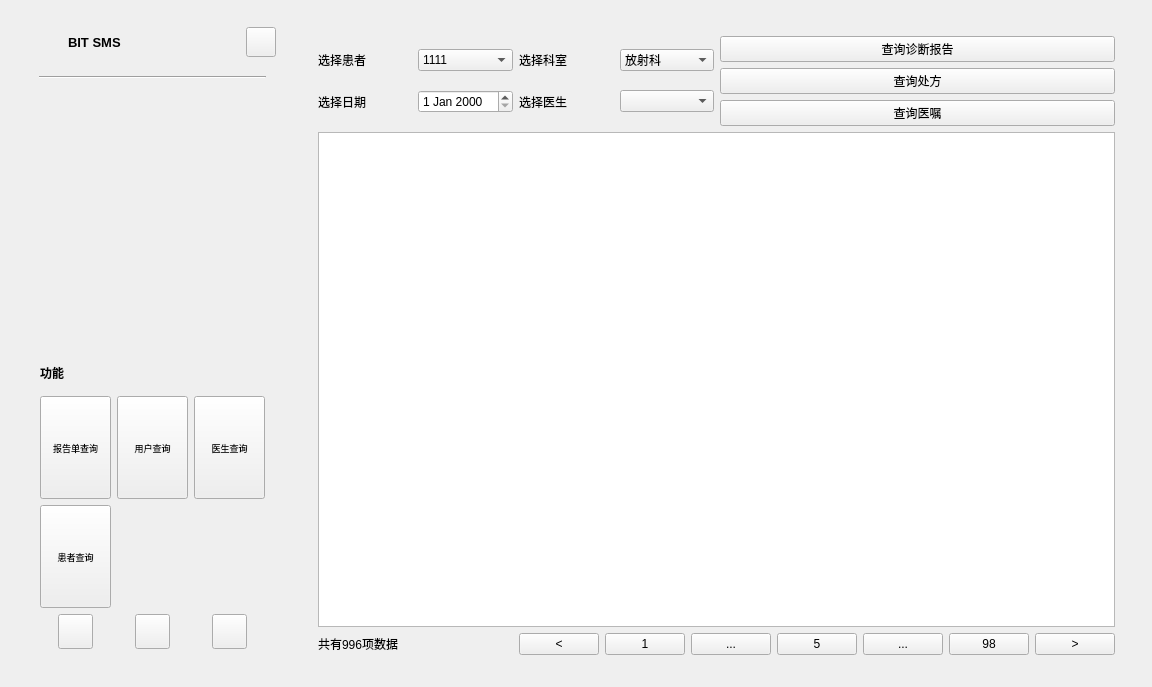
<?xml version="1.0" encoding="UTF-8"?>
<ui version="4.0">
 <class>Widget</class>
 <widget class="QWidget" name="Widget">
  <property name="geometry">
   <rect>
    <x>0</x>
    <y>0</y>
    <width>1152</width>
    <height>687</height>
   </rect>
  </property>
  <property name="sizePolicy">
   <sizepolicy hsizetype="Preferred" vsizetype="Preferred">
    <horstretch>0</horstretch>
    <verstretch>0</verstretch>
   </sizepolicy>
  </property>
  <property name="minimumSize">
   <size>
    <width>1133</width>
    <height>687</height>
   </size>
  </property>
  <property name="maximumSize">
   <size>
    <width>16777215</width>
    <height>16777215</height>
   </size>
  </property>
  <property name="windowTitle">
   <string>Widget</string>
  </property>
  <layout class="QGridLayout" name="gridLayout_2">
   <item row="0" column="0">
    <widget class="QWidget" name="w_bg" native="true">
     <layout class="QHBoxLayout" name="lay_bg" stretch="1,3">
      <property name="spacing">
       <number>6</number>
      </property>
      <property name="leftMargin">
       <number>4</number>
      </property>
      <property name="topMargin">
       <number>4</number>
      </property>
      <property name="rightMargin">
       <number>4</number>
      </property>
      <property name="bottomMargin">
       <number>4</number>
      </property>
      <item>
       <widget class="QWidget" name="w_menu" native="true">
        <property name="minimumSize">
         <size>
          <width>275</width>
          <height>0</height>
         </size>
        </property>
        <property name="maximumSize">
         <size>
          <width>16777215</width>
          <height>16777215</height>
         </size>
        </property>
        <layout class="QVBoxLayout" name="verticalLayout_2" stretch="1,1">
         <property name="spacing">
          <number>0</number>
         </property>
         <property name="leftMargin">
          <number>14</number>
         </property>
         <property name="topMargin">
          <number>12</number>
         </property>
         <property name="rightMargin">
          <number>14</number>
         </property>
         <property name="bottomMargin">
          <number>12</number>
         </property>
         <item>
          <widget class="QWidget" name="widget_2" native="true">
           <layout class="QVBoxLayout" name="verticalLayout_4" stretch="1,1,1">
            <property name="spacing">
             <number>8</number>
            </property>
            <property name="leftMargin">
             <number>0</number>
            </property>
            <property name="topMargin">
             <number>0</number>
            </property>
            <property name="rightMargin">
             <number>0</number>
            </property>
            <property name="bottomMargin">
             <number>0</number>
            </property>
            <item>
             <layout class="QHBoxLayout" name="horizontalLayout">
              <property name="spacing">
               <number>9</number>
              </property>
              <item>
               <widget class="QLabel" name="lab_logo">
                <property name="minimumSize">
                 <size>
                  <width>30</width>
                  <height>30</height>
                 </size>
                </property>
                <property name="maximumSize">
                 <size>
                  <width>30</width>
                  <height>30</height>
                 </size>
                </property>
                <property name="text">
                 <string/>
                </property>
                <property name="scaledContents">
                 <bool>false</bool>
                </property>
               </widget>
              </item>
              <item>
               <widget class="QLabel" name="label">
                <property name="font">
                 <font>
                  <pointsize>10</pointsize>
                  <weight>75</weight>
                  <bold>true</bold>
                 </font>
                </property>
                <property name="text">
                 <string>BIT SMS</string>
                </property>
               </widget>
              </item>
              <item>
               <spacer name="horizontalSpacer">
                <property name="orientation">
                 <enum>Qt::Horizontal</enum>
                </property>
                <property name="sizeHint" stdset="0">
                 <size>
                  <width>40</width>
                  <height>20</height>
                 </size>
                </property>
               </spacer>
              </item>
              <item>
               <widget class="QPushButton" name="btn_mine">
                <property name="minimumSize">
                 <size>
                  <width>30</width>
                  <height>30</height>
                 </size>
                </property>
                <property name="maximumSize">
                 <size>
                  <width>30</width>
                  <height>30</height>
                 </size>
                </property>
                <property name="cursor">
                 <cursorShape>PointingHandCursor</cursorShape>
                </property>
                <property name="text">
                 <string/>
                </property>
                <property name="icon">
                 <iconset resource="qss.qrc">
                  <normaloff>:/icons/chart.png</normaloff>:/icons/chart.png</iconset>
                </property>
                <property name="iconSize">
                 <size>
                  <width>20</width>
                  <height>20</height>
                 </size>
                </property>
               </widget>
              </item>
             </layout>
            </item>
            <item>
             <widget class="QWidget" name="widget_3" native="true">
              <layout class="QVBoxLayout" name="verticalLayout_6">
               <property name="leftMargin">
                <number>10</number>
               </property>
               <property name="rightMargin">
                <number>10</number>
               </property>
               <item>
                <widget class="Line" name="line">
                 <property name="font">
                  <font>
                   <pointsize>9</pointsize>
                   <weight>50</weight>
                   <bold>false</bold>
                  </font>
                 </property>
                 <property name="styleSheet">
                  <string notr="true"/>
                 </property>
                 <property name="orientation">
                  <enum>Qt::Horizontal</enum>
                 </property>
                </widget>
               </item>
               <item>
                <widget class="QLabel" name="time_block">
                 <property name="minimumSize">
                  <size>
                   <width>150</width>
                   <height>0</height>
                  </size>
                 </property>
                 <property name="font">
                  <font>
                   <pointsize>10</pointsize>
                   <weight>75</weight>
                   <bold>true</bold>
                  </font>
                 </property>
                 <property name="text">
                  <string/>
                 </property>
                </widget>
               </item>
              </layout>
             </widget>
            </item>
            <item>
             <widget class="QWidget" name="w_item_02" native="true">
              <layout class="QHBoxLayout" name="horizontalLayout_4">
               <property name="spacing">
                <number>10</number>
               </property>
               <property name="topMargin">
                <number>9</number>
               </property>
              </layout>
             </widget>
            </item>
           </layout>
          </widget>
         </item>
         <item>
          <widget class="QWidget" name="widget" native="true">
           <layout class="QVBoxLayout" name="verticalLayout_9" stretch="1,6,1">
            <item>
             <widget class="QLabel" name="lab_title">
              <property name="minimumSize">
               <size>
                <width>0</width>
                <height>30</height>
               </size>
              </property>
              <property name="font">
               <font>
                <weight>75</weight>
                <bold>true</bold>
               </font>
              </property>
              <property name="text">
               <string>功能</string>
              </property>
             </widget>
            </item>
            <item>
             <layout class="QGridLayout" name="gridLayout">
              <item row="0" column="0">
               <widget class="QToolButton" name="btn_menu_item_1">
                <property name="sizePolicy">
                 <sizepolicy hsizetype="Expanding" vsizetype="Expanding">
                  <horstretch>0</horstretch>
                  <verstretch>0</verstretch>
                 </sizepolicy>
                </property>
                <property name="minimumSize">
                 <size>
                  <width>70</width>
                  <height>70</height>
                 </size>
                </property>
                <property name="maximumSize">
                 <size>
                  <width>16777215</width>
                  <height>16777215</height>
                 </size>
                </property>
                <property name="font">
                 <font>
                  <pointsize>7</pointsize>
                 </font>
                </property>
                <property name="cursor">
                 <cursorShape>PointingHandCursor</cursorShape>
                </property>
                <property name="text">
                 <string>报告单查询</string>
                </property>
                <property name="icon">
                 <iconset resource="qss.qrc">
                  <normaloff>:/icons/list.png</normaloff>:/icons/list.png</iconset>
                </property>
                <property name="toolButtonStyle">
                 <enum>Qt::ToolButtonTextUnderIcon</enum>
                </property>
               </widget>
              </item>
              <item row="0" column="2">
               <widget class="QToolButton" name="btn_menu_item_3">
                <property name="sizePolicy">
                 <sizepolicy hsizetype="Expanding" vsizetype="Expanding">
                  <horstretch>0</horstretch>
                  <verstretch>0</verstretch>
                 </sizepolicy>
                </property>
                <property name="minimumSize">
                 <size>
                  <width>70</width>
                  <height>70</height>
                 </size>
                </property>
                <property name="maximumSize">
                 <size>
                  <width>16777215</width>
                  <height>16777215</height>
                 </size>
                </property>
                <property name="font">
                 <font>
                  <pointsize>7</pointsize>
                 </font>
                </property>
                <property name="cursor">
                 <cursorShape>PointingHandCursor</cursorShape>
                </property>
                <property name="text">
                 <string>医生查询</string>
                </property>
                <property name="icon">
                 <iconset resource="qss.qrc">
                  <normaloff>:/icons/check.png</normaloff>:/icons/check.png</iconset>
                </property>
                <property name="toolButtonStyle">
                 <enum>Qt::ToolButtonTextUnderIcon</enum>
                </property>
               </widget>
              </item>
              <item row="0" column="1">
               <widget class="QToolButton" name="btn_menu_item_2">
                <property name="sizePolicy">
                 <sizepolicy hsizetype="Expanding" vsizetype="Expanding">
                  <horstretch>0</horstretch>
                  <verstretch>0</verstretch>
                 </sizepolicy>
                </property>
                <property name="minimumSize">
                 <size>
                  <width>70</width>
                  <height>70</height>
                 </size>
                </property>
                <property name="maximumSize">
                 <size>
                  <width>16777215</width>
                  <height>16777215</height>
                 </size>
                </property>
                <property name="font">
                 <font>
                  <pointsize>7</pointsize>
                 </font>
                </property>
                <property name="cursor">
                 <cursorShape>PointingHandCursor</cursorShape>
                </property>
                <property name="text">
                 <string>用户查询</string>
                </property>
                <property name="icon">
                 <iconset resource="qss.qrc">
                  <normaloff>:/icons/register.png</normaloff>:/icons/register.png</iconset>
                </property>
                <property name="toolButtonStyle">
                 <enum>Qt::ToolButtonTextUnderIcon</enum>
                </property>
               </widget>
              </item>
              <item row="1" column="0">
               <widget class="QToolButton" name="btn_menu_item_4">
                <property name="sizePolicy">
                 <sizepolicy hsizetype="Expanding" vsizetype="Expanding">
                  <horstretch>0</horstretch>
                  <verstretch>0</verstretch>
                 </sizepolicy>
                </property>
                <property name="minimumSize">
                 <size>
                  <width>70</width>
                  <height>70</height>
                 </size>
                </property>
                <property name="maximumSize">
                 <size>
                  <width>16777215</width>
                  <height>16777215</height>
                 </size>
                </property>
                <property name="font">
                 <font>
                  <pointsize>7</pointsize>
                 </font>
                </property>
                <property name="cursor">
                 <cursorShape>PointingHandCursor</cursorShape>
                </property>
                <property name="text">
                 <string>患者查询</string>
                </property>
                <property name="icon">
                 <iconset resource="qss.qrc">
                  <normaloff>:/icons/message.png</normaloff>:/icons/message.png</iconset>
                </property>
                <property name="toolButtonStyle">
                 <enum>Qt::ToolButtonTextUnderIcon</enum>
                </property>
               </widget>
              </item>
             </layout>
            </item>
            <item>
             <layout class="QHBoxLayout" name="horizontalLayout_2" stretch="1,0,2,0,2,0,1">
              <item>
               <spacer name="horizontalSpacer_4">
                <property name="orientation">
                 <enum>Qt::Horizontal</enum>
                </property>
                <property name="sizeHint" stdset="0">
                 <size>
                  <width>40</width>
                  <height>20</height>
                 </size>
                </property>
               </spacer>
              </item>
              <item>
               <widget class="QPushButton" name="btn_littleshow">
                <property name="minimumSize">
                 <size>
                  <width>35</width>
                  <height>35</height>
                 </size>
                </property>
                <property name="maximumSize">
                 <size>
                  <width>35</width>
                  <height>35</height>
                 </size>
                </property>
                <property name="cursor">
                 <cursorShape>PointingHandCursor</cursorShape>
                </property>
                <property name="text">
                 <string/>
                </property>
                <property name="icon">
                 <iconset resource="qss.qrc">
                  <normaloff>:/icons/mini.png</normaloff>:/icons/mini.png</iconset>
                </property>
               </widget>
              </item>
              <item>
               <spacer name="horizontalSpacer_2">
                <property name="orientation">
                 <enum>Qt::Horizontal</enum>
                </property>
                <property name="sizeHint" stdset="0">
                 <size>
                  <width>40</width>
                  <height>20</height>
                 </size>
                </property>
               </spacer>
              </item>
              <item>
               <widget class="QPushButton" name="btn_home">
                <property name="minimumSize">
                 <size>
                  <width>35</width>
                  <height>35</height>
                 </size>
                </property>
                <property name="maximumSize">
                 <size>
                  <width>35</width>
                  <height>35</height>
                 </size>
                </property>
                <property name="cursor">
                 <cursorShape>PointingHandCursor</cursorShape>
                </property>
                <property name="text">
                 <string/>
                </property>
                <property name="icon">
                 <iconset resource="qss.qrc">
                  <normaloff>:/icons/home.png</normaloff>:/icons/home.png</iconset>
                </property>
               </widget>
              </item>
              <item>
               <spacer name="horizontalSpacer_3">
                <property name="orientation">
                 <enum>Qt::Horizontal</enum>
                </property>
                <property name="sizeHint" stdset="0">
                 <size>
                  <width>40</width>
                  <height>20</height>
                 </size>
                </property>
               </spacer>
              </item>
              <item>
               <widget class="QPushButton" name="btn_logout">
                <property name="minimumSize">
                 <size>
                  <width>35</width>
                  <height>35</height>
                 </size>
                </property>
                <property name="maximumSize">
                 <size>
                  <width>35</width>
                  <height>35</height>
                 </size>
                </property>
                <property name="cursor">
                 <cursorShape>PointingHandCursor</cursorShape>
                </property>
                <property name="text">
                 <string/>
                </property>
                <property name="icon">
                 <iconset resource="qss.qrc">
                  <normaloff>:/icons/logout.png</normaloff>:/icons/logout.png</iconset>
                </property>
               </widget>
              </item>
              <item>
               <spacer name="horizontalSpacer_5">
                <property name="orientation">
                 <enum>Qt::Horizontal</enum>
                </property>
                <property name="sizeHint" stdset="0">
                 <size>
                  <width>40</width>
                  <height>20</height>
                 </size>
                </property>
               </spacer>
              </item>
             </layout>
            </item>
           </layout>
          </widget>
         </item>
        </layout>
       </widget>
      </item>
      <item>
       <widget class="QWidget" name="w_main" native="true">
        <layout class="QVBoxLayout" name="verticalLayout_5" stretch="0">
         <property name="spacing">
          <number>19</number>
         </property>
         <property name="topMargin">
          <number>10</number>
         </property>
         <property name="bottomMargin">
          <number>6</number>
         </property>
         <item>
          <widget class="QStackedWidget" name="sw_main">
           <property name="currentIndex">
            <number>1</number>
           </property>
           <widget class="QWidget" name="page_0">
            <layout class="QGridLayout" name="gridLayout_3">
             <item row="0" column="0">
              <layout class="QVBoxLayout" name="verticalLayout">
               <item alignment="Qt::AlignHCenter">
                <widget class="QLabel" name="label_4">
                 <property name="text">
                  <string/>
                 </property>
                 <property name="pixmap">
                  <pixmap resource="qss.qrc">:/icons/ambulance.png</pixmap>
                 </property>
                </widget>
               </item>
               <item>
                <widget class="QLabel" name="label_3">
                 <property name="text">
                  <string>北京理工大学附属医院，也称为北京理工大学社区卫生服务中心，是一家位于北京市海淀区的一级甲等综合医院。该医院坐落于白石桥路7号，提供24小时医疗服务，主要服务于北京理工大学的师生、员工及其家属。作为医保定点单位，医院设有多个科室，配备有60张床位，并采用了先进的技术如与天坛医院合作推出的中文数字放射科医生“小君”，以提高诊疗效率和准确性。联系电话为010-68913910。</string>
                 </property>
                 <property name="wordWrap">
                  <bool>true</bool>
                 </property>
                </widget>
               </item>
              </layout>
             </item>
            </layout>
           </widget>
           <widget class="QWidget" name="page_1">
            <layout class="QVBoxLayout" name="verticalLayout_15">
             <item>
              <layout class="QHBoxLayout" name="horizontalLayout_16">
               <item>
                <layout class="QGridLayout" name="gridLayout_4">
                 <item row="0" column="0">
                  <widget class="QLabel" name="label_patient_1">
                   <property name="text">
                    <string>选择患者</string>
                   </property>
                  </widget>
                 </item>
                 <item row="0" column="1">
                  <widget class="QComboBox" name="combo_patient_1">
                   <item>
                    <property name="text">
                     <string>1111</string>
                    </property>
                   </item>
                  </widget>
                 </item>
                 <item row="0" column="2">
                  <widget class="QLabel" name="label_depart_1">
                   <property name="text">
                    <string>选择科室</string>
                   </property>
                  </widget>
                 </item>
                 <item row="0" column="3">
                  <widget class="QComboBox" name="combo_depart_1">
                   <item>
                    <property name="text">
                     <string>放射科</string>
                    </property>
                   </item>
                   <item>
                    <property name="text">
                     <string>内科</string>
                    </property>
                   </item>
                   <item>
                    <property name="text">
                     <string>耳鼻喉</string>
                    </property>
                   </item>
                   <item>
                    <property name="text">
                     <string>儿科</string>
                    </property>
                   </item>
                   <item>
                    <property name="text">
                     <string>急诊科</string>
                    </property>
                   </item>
                   <item>
                    <property name="text">
                     <string>外科</string>
                    </property>
                   </item>
                  </widget>
                 </item>
                 <item row="1" column="0">
                  <widget class="QLabel" name="label_date_1">
                   <property name="text">
                    <string>选择日期</string>
                   </property>
                  </widget>
                 </item>
                 <item row="1" column="1">
                  <widget class="QDateEdit" name="date_1"/>
                 </item>
                 <item row="1" column="2">
                  <widget class="QLabel" name="label_docname_1">
                   <property name="text">
                    <string>选择医生</string>
                   </property>
                  </widget>
                 </item>
                 <item row="1" column="3">
                  <widget class="QComboBox" name="combo_docname_1"/>
                 </item>
                </layout>
               </item>
               <item>
                <layout class="QVBoxLayout" name="verticalLayout_8">
                 <item>
                  <widget class="QPushButton" name="btn_report_1">
                   <property name="text">
                    <string>查询诊断报告</string>
                   </property>
                  </widget>
                 </item>
                 <item>
                  <widget class="QPushButton" name="btn_prescription_1">
                   <property name="text">
                    <string>查询处方</string>
                   </property>
                  </widget>
                 </item>
                 <item>
                  <widget class="QPushButton" name="btn_diagnosis_1">
                   <property name="text">
                    <string>查询医嘱</string>
                   </property>
                  </widget>
                 </item>
                </layout>
               </item>
              </layout>
             </item>
             <item>
              <widget class="adjustedListWidget" name="listWidget_1"/>
             </item>
             <item>
              <layout class="QHBoxLayout" name="horizontalLayout_14">
               <item>
                <widget class="QLabel" name="label_data_num_text_1">
                 <property name="text">
                  <string>共有996项数据</string>
                 </property>
                </widget>
               </item>
               <item>
                <layout class="QHBoxLayout" name="horizontalLayout_15">
                 <item>
                  <widget class="QPushButton" name="btn_page_left_1">
                   <property name="text">
                    <string>&lt;</string>
                   </property>
                  </widget>
                 </item>
                 <item>
                  <widget class="QPushButton" name="btn_page_1_1">
                   <property name="text">
                    <string>1</string>
                   </property>
                  </widget>
                 </item>
                 <item>
                  <widget class="QPushButton" name="btn_page_2_1">
                   <property name="text">
                    <string>...</string>
                   </property>
                  </widget>
                 </item>
                 <item>
                  <widget class="QPushButton" name="btn_page_now_1">
                   <property name="text">
                    <string>5</string>
                   </property>
                  </widget>
                 </item>
                 <item>
                  <widget class="QPushButton" name="btn_page_3_1">
                   <property name="text">
                    <string>...</string>
                   </property>
                  </widget>
                 </item>
                 <item>
                  <widget class="QPushButton" name="btn_page_4_1">
                   <property name="text">
                    <string>98</string>
                   </property>
                  </widget>
                 </item>
                 <item>
                  <widget class="QPushButton" name="btn_page_right_1">
                   <property name="text">
                    <string>&gt;</string>
                   </property>
                  </widget>
                 </item>
                </layout>
               </item>
              </layout>
             </item>
            </layout>
           </widget>
           <widget class="QWidget" name="page_2">
            <layout class="QVBoxLayout" name="verticalLayout_11">
             <item>
              <layout class="QHBoxLayout" name="horizontalLayout_21">
               <item alignment="Qt::AlignRight">
                <widget class="QLabel" name="label_docname_2">
                 <property name="text">
                  <string>用户名</string>
                 </property>
                </widget>
               </item>
               <item>
                <widget class="QLineEdit" name="lineEdit_docname_2">
                 <property name="sizePolicy">
                  <sizepolicy hsizetype="Preferred" vsizetype="Fixed">
                   <horstretch>0</horstretch>
                   <verstretch>0</verstretch>
                  </sizepolicy>
                 </property>
                </widget>
               </item>
               <item>
                <widget class="QPushButton" name="btn_confirm_2">
                 <property name="text">
                  <string>查询</string>
                 </property>
                </widget>
               </item>
              </layout>
             </item>
             <item>
              <widget class="adjustedListWidget" name="listWidget_2"/>
             </item>
             <item>
              <layout class="QHBoxLayout" name="horizontalLayout_22">
               <item>
                <widget class="QLabel" name="label_data_num_text_2">
                 <property name="text">
                  <string>共有996项数据</string>
                 </property>
                </widget>
               </item>
               <item>
                <layout class="QHBoxLayout" name="horizontalLayout_23">
                 <item>
                  <widget class="QPushButton" name="btn_page_left_2">
                   <property name="text">
                    <string>&lt;</string>
                   </property>
                  </widget>
                 </item>
                 <item>
                  <widget class="QPushButton" name="btn_page_1_2">
                   <property name="text">
                    <string>1</string>
                   </property>
                  </widget>
                 </item>
                 <item>
                  <widget class="QPushButton" name="btn_page_2_2">
                   <property name="text">
                    <string>...</string>
                   </property>
                  </widget>
                 </item>
                 <item>
                  <widget class="QPushButton" name="btn_page_now_2">
                   <property name="text">
                    <string>5</string>
                   </property>
                  </widget>
                 </item>
                 <item>
                  <widget class="QPushButton" name="btn_page_3_2">
                   <property name="text">
                    <string>...</string>
                   </property>
                  </widget>
                 </item>
                 <item>
                  <widget class="QPushButton" name="btn_page_4_2">
                   <property name="text">
                    <string>98</string>
                   </property>
                  </widget>
                 </item>
                 <item>
                  <widget class="QPushButton" name="btn_page_right_2">
                   <property name="text">
                    <string>&gt;</string>
                   </property>
                  </widget>
                 </item>
                </layout>
               </item>
              </layout>
             </item>
            </layout>
           </widget>
           <widget class="QWidget" name="page_3">
            <property name="sizePolicy">
             <sizepolicy hsizetype="Expanding" vsizetype="Expanding">
              <horstretch>0</horstretch>
              <verstretch>0</verstretch>
             </sizepolicy>
            </property>
            <property name="minimumSize">
             <size>
              <width>831</width>
              <height>0</height>
             </size>
            </property>
            <property name="maximumSize">
             <size>
              <width>16777215</width>
              <height>548</height>
             </size>
            </property>
            <layout class="QGridLayout" name="gridLayout_5">
             <item row="0" column="0">
              <layout class="QVBoxLayout" name="verticalLayout_3">
               <item>
                <layout class="QHBoxLayout" name="horizontalLayout_5">
                 <item>
                  <widget class="QLabel" name="label_depart_3">
                   <property name="text">
                    <string>科室</string>
                   </property>
                  </widget>
                 </item>
                 <item>
                  <widget class="QComboBox" name="combo_depart_3">
                   <item>
                    <property name="text">
                     <string>放射科</string>
                    </property>
                   </item>
                   <item>
                    <property name="text">
                     <string>内科</string>
                    </property>
                   </item>
                   <item>
                    <property name="text">
                     <string>外科</string>
                    </property>
                   </item>
                   <item>
                    <property name="text">
                     <string>耳鼻喉</string>
                    </property>
                   </item>
                   <item>
                    <property name="text">
                     <string>儿科</string>
                    </property>
                   </item>
                   <item>
                    <property name="text">
                     <string>急诊科</string>
                    </property>
                   </item>
                  </widget>
                 </item>
                 <item>
                  <widget class="QLabel" name="label_docname_3">
                   <property name="text">
                    <string>医生姓名</string>
                   </property>
                  </widget>
                 </item>
                 <item>
                  <widget class="QLineEdit" name="lineEdit_docname_3">
                   <property name="sizePolicy">
                    <sizepolicy hsizetype="Preferred" vsizetype="Preferred">
                     <horstretch>0</horstretch>
                     <verstretch>0</verstretch>
                    </sizepolicy>
                   </property>
                  </widget>
                 </item>
                 <item>
                  <widget class="QLabel" name="label_doc_gender_3">
                   <property name="text">
                    <string>医生性别</string>
                   </property>
                  </widget>
                 </item>
                 <item>
                  <widget class="QComboBox" name="combo_gender_3">
                   <item>
                    <property name="text">
                     <string>全部</string>
                    </property>
                   </item>
                   <item>
                    <property name="text">
                     <string>男</string>
                    </property>
                   </item>
                   <item>
                    <property name="text">
                     <string>女</string>
                    </property>
                   </item>
                  </widget>
                 </item>
                 <item>
                  <widget class="QPushButton" name="btn_confirm_3">
                   <property name="text">
                    <string>查询</string>
                   </property>
                  </widget>
                 </item>
                </layout>
               </item>
               <item>
                <widget class="adjustedListWidget" name="listWidget_3"/>
               </item>
               <item>
                <layout class="QHBoxLayout" name="horizontalLayout_3">
                 <item>
                  <widget class="QLabel" name="label_data_num_text_3">
                   <property name="text">
                    <string>共有996项数据</string>
                   </property>
                  </widget>
                 </item>
                 <item>
                  <layout class="QHBoxLayout" name="horizontalLayout_13">
                   <item>
                    <widget class="QPushButton" name="btn_page_left_3">
                     <property name="text">
                      <string>&lt;</string>
                     </property>
                    </widget>
                   </item>
                   <item>
                    <widget class="QPushButton" name="btn_page_1_3">
                     <property name="text">
                      <string>1</string>
                     </property>
                    </widget>
                   </item>
                   <item>
                    <widget class="QPushButton" name="btn_page_2_3">
                     <property name="text">
                      <string>...</string>
                     </property>
                    </widget>
                   </item>
                   <item>
                    <widget class="QPushButton" name="btn_page_now_3">
                     <property name="text">
                      <string>5</string>
                     </property>
                    </widget>
                   </item>
                   <item>
                    <widget class="QPushButton" name="btn_page_3_3">
                     <property name="text">
                      <string>...</string>
                     </property>
                    </widget>
                   </item>
                   <item>
                    <widget class="QPushButton" name="btn_page_4_3">
                     <property name="text">
                      <string>98</string>
                     </property>
                    </widget>
                   </item>
                   <item>
                    <widget class="QPushButton" name="btn_page_right_3">
                     <property name="text">
                      <string>&gt;</string>
                     </property>
                    </widget>
                   </item>
                  </layout>
                 </item>
                </layout>
               </item>
              </layout>
             </item>
            </layout>
           </widget>
           <widget class="QWidget" name="page_4">
            <layout class="QVBoxLayout" name="verticalLayout_12">
             <item>
              <layout class="QHBoxLayout" name="horizontalLayout_24">
               <item>
                <widget class="QLabel" name="label_docname_4">
                 <property name="text">
                  <string>姓名</string>
                 </property>
                </widget>
               </item>
               <item>
                <widget class="QLineEdit" name="lineEdit_docname_4">
                 <property name="sizePolicy">
                  <sizepolicy hsizetype="Preferred" vsizetype="Fixed">
                   <horstretch>0</horstretch>
                   <verstretch>0</verstretch>
                  </sizepolicy>
                 </property>
                </widget>
               </item>
               <item>
                <widget class="QLabel" name="label_doc_gender_4">
                 <property name="text">
                  <string>性别</string>
                 </property>
                </widget>
               </item>
               <item>
                <widget class="QComboBox" name="combo_gender_4">
                 <item>
                  <property name="text">
                   <string>全部</string>
                  </property>
                 </item>
                 <item>
                  <property name="text">
                   <string>男</string>
                  </property>
                 </item>
                 <item>
                  <property name="text">
                   <string>女</string>
                  </property>
                 </item>
                </widget>
               </item>
               <item>
                <widget class="QLabel" name="label_5">
                 <property name="text">
                  <string>电话号码</string>
                 </property>
                </widget>
               </item>
               <item>
                <widget class="QLineEdit" name="lineEdit_phone_4">
                 <property name="sizePolicy">
                  <sizepolicy hsizetype="Preferred" vsizetype="Fixed">
                   <horstretch>0</horstretch>
                   <verstretch>0</verstretch>
                  </sizepolicy>
                 </property>
                </widget>
               </item>
               <item>
                <widget class="QPushButton" name="btn_confirm_4">
                 <property name="text">
                  <string>查询</string>
                 </property>
                </widget>
               </item>
              </layout>
             </item>
             <item>
              <widget class="adjustedListWidget" name="listWidget_4"/>
             </item>
             <item>
              <layout class="QHBoxLayout" name="horizontalLayout_25">
               <item>
                <widget class="QLabel" name="label_data_num_text_4">
                 <property name="text">
                  <string>共有996项数据</string>
                 </property>
                </widget>
               </item>
               <item>
                <layout class="QHBoxLayout" name="horizontalLayout_26">
                 <item>
                  <widget class="QPushButton" name="btn_page_left_4">
                   <property name="text">
                    <string>&lt;</string>
                   </property>
                  </widget>
                 </item>
                 <item>
                  <widget class="QPushButton" name="btn_page_1_4">
                   <property name="text">
                    <string>1</string>
                   </property>
                  </widget>
                 </item>
                 <item>
                  <widget class="QPushButton" name="btn_page_2_4">
                   <property name="text">
                    <string>...</string>
                   </property>
                  </widget>
                 </item>
                 <item>
                  <widget class="QPushButton" name="btn_page_now_4">
                   <property name="text">
                    <string>5</string>
                   </property>
                  </widget>
                 </item>
                 <item>
                  <widget class="QPushButton" name="btn_page_3_4">
                   <property name="text">
                    <string>...</string>
                   </property>
                  </widget>
                 </item>
                 <item>
                  <widget class="QPushButton" name="btn_page_4_4">
                   <property name="text">
                    <string>98</string>
                   </property>
                  </widget>
                 </item>
                 <item>
                  <widget class="QPushButton" name="btn_page_right_4">
                   <property name="text">
                    <string>&gt;</string>
                   </property>
                  </widget>
                 </item>
                </layout>
               </item>
              </layout>
             </item>
            </layout>
           </widget>
          </widget>
         </item>
        </layout>
       </widget>
      </item>
     </layout>
    </widget>
   </item>
  </layout>
 </widget>
 <layoutdefault spacing="6" margin="11"/>
 <customwidgets>
  <customwidget>
   <class>adjustedListWidget</class>
   <extends>QListWidget</extends>
   <header>adjustedlistwidget.h</header>
  </customwidget>
 </customwidgets>
 <resources>
  <include location="qss.qrc"/>
 </resources>
 <connections/>
</ui>
